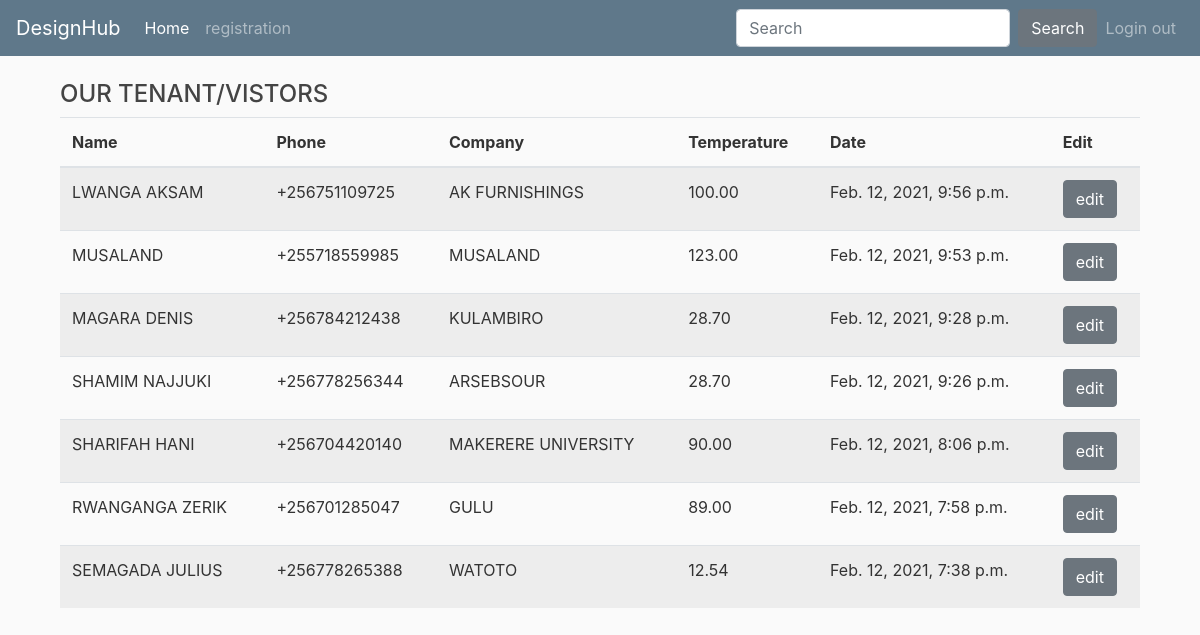
The app's page /home/ (signed in) with its own data.
### checkin/models.py (models this page shows)
class Temperature(models.Model):
     temperature=models.DecimalField(max_digits=5, decimal_places=2)
     userTempId=models.ForeignKey(Tenant,on_delete=models.CASCADE)
     date_posted=models.DateTimeField(default=timezone.now)

class Tenant(models.Model):
    name=models.CharField(max_length=40)
    id_no=models.IntegerField(
         null=True,
         validators=[
            MinValueValidator(10)
        ])
    telephone=PhoneNumberField(null=False, blank=False)
    company= models.CharField(max_length=40)
    user_id=models.ForeignKey(User,on_delete=models.CASCADE)

### checkin/views.py (the view, shortened to what this page needs)
# urls.py: 2. Add a URL to urlpatterns:  path('', views.home, name='home')
@login_required
def home(request):
     data= Temperature.objects.order_by('-date_posted')
     ids=[]
     newUniqueData=[]
     for x in data:
      if x.userTempId.id not in ids:
          ids.append(x.userTempId.id)
          newUniqueData.append(x)
      data=newUniqueData
     if 'search' in  request.GET:
         data=search(request)
     if 'submit' in  request.POST:
         print( request.POST.get('submit'))
         data=edits(request)
         return render(request,'update.html',{'data':data})
     return render(request,'home.html',{'data':data})

### checkin/templates/home.html (shortened to what this page needs)
{% extends "base.html" %}
 {% block content %}
<div class="container">
        <h4>OUR TENANT/VISTORS</h4>
        <div class="table-responsive">
              <table id="mytable" class="table table-bordred table-striped">
                   <thead>
                    <th>Name</th>
                    <th>Phone</th>
                    <th> Company</th>
                    <th>Temperature</th>
                    <th>Date</th>
                    <th>Edit</th>
                   </thead>
     {% for item in data %}
          <tr>
              <td>{{item.userTempId.name | upper}}</td>
              <td>{{item.userTempId.telephone}}</td>
              <td>{{item.userTempId.company | upper}}</td>
              <td>{{item.temperature}}</td>
              <td>{{item.date_posted}}</td>
              <td><form method='Post'> {%  csrf_token  %}<button name ="submit" class="btn btn-secondary my-2 my-sm-0" type="submit" value={{item.userTempId.id}}>edit</button></form></td>
          </tr>
      {% endfor %}
     </table>
</div>
</div>
</div>
</div>
     {% endblock content%}

### checkin/templates/base.html (shortened to what this page needs)
{% load static %}
<!DOCTYPE html>
<html>
<head>
    <link rel="stylesheet" href="https://maxcdn.bootstrapcdn.com/bootstrap/4.0.0/css/bootstrap.min.css">
    <link rel="stylesheet" type="text/css" href="{% static 'checkin/main.css' %}">
</head>
<body>
{% with request.resolver_match.url_name as url_name %}
    <nav class="navbar navbar-expand-md navbar-dark bg-steel fixed-top"> <a class="navbar-brand" href="{% url 'home' %}" data-abc="true">DesignHub</a>
    <div class="collapse navbar-collapse" id="navbarColor02">
        <ul class="navbar-nav mr-auto">
            <li class="nav-item {% if url_name == 'home' %}active{% endif %}"> <a class="nav-link" href="{% url 'home' %}" data-abc="true">Home <span class="sr-only">(current)</span></a> </li>
            <li class="nav-item {% if url_name == 'register' %}active{% endif %}" > <a class="nav-link" href="{% url 'register' %}" data-abc="true">registration</a> </li>
        </ul>
        <form class="form-inline my-2 my-lg-0" method="GET"> <input class="form-control mr-sm-2" type="text" placeholder="Search" name="search"> <button class="btn btn-secondary my-2 my-sm-0" type="submit" value="search">Search</button> </form>
         <div class="navbar-nav">
         <a class="nav-item nav-link" href="{% url 'logout' %}">Login out</a>
         </div>
    </div>
</nav>
{% endwith %}
    <main role="main" class="container">
      <div class="row">
        <div class="col-md-12">
           {% block content %}
           {% endblock %}
    </main>
</body>
</html>

### checkin/static/checkin/main.css (style rules this page uses)
body { background: #fafafa; color: #333333; margin-top: 5rem; }
h1, h2, h3, h4, h5, h6 { color: #444444; }
ul { margin: 0; }
.bg-steel { background-color: #5f788a; }

### records on screen
Temperature: userTempId.name "LWANGA AKSAM", userTempId.telephone "+256751109725", userTempId.company "AK FURNISHINGS", temperature "100.00", date_posted "Feb. 12, 2021, 9:56 p.m."
Temperature: userTempId.name "MUSALAND", userTempId.telephone "+255718559985", userTempId.company "MUSALAND", temperature "123.00", date_posted "Feb. 12, 2021, 9:53 p.m."
Temperature: userTempId.name "MAGARA DENIS", userTempId.telephone "+256784212438", userTempId.company "KULAMBIRO", temperature "28.70", date_posted "Feb. 12, 2021, 9:28 p.m."
Temperature: userTempId.name "SHAMIM NAJJUKI", userTempId.telephone "+256778256344", userTempId.company "ARSEBSOUR", temperature "28.70", date_posted "Feb. 12, 2021, 9:26 p.m."
Temperature: userTempId.name "SHARIFAH HANI", userTempId.telephone "+256704420140", userTempId.company "MAKERERE UNIVERSITY", temperature "90.00", date_posted "Feb. 12, 2021, 8:06 p.m."
Temperature: userTempId.name "RWANGANGA ZERIK", userTempId.telephone "+256701285047", userTempId.company "GULU", temperature "89.00", date_posted "Feb. 12, 2021, 7:58 p.m."
Temperature: userTempId.name "SEMAGADA JULIUS", userTempId.telephone "+256778265388", userTempId.company "WATOTO", temperature "12.54", date_posted "Feb. 12, 2021, 7:38 p.m."
